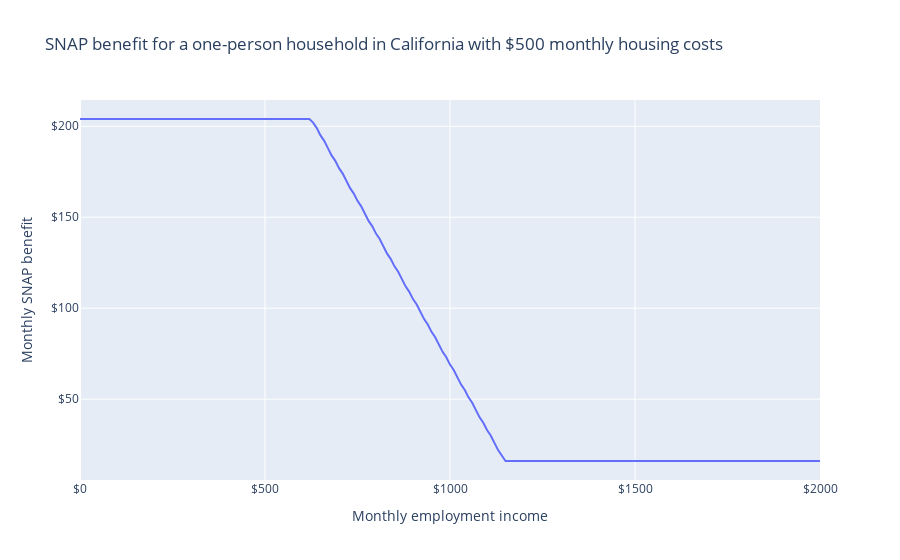

Notebook source saved alongside this figure:
### Markdown cell above
What if their earnings change? They receive the maximum benefit of \$2,448 per year (\$204 per month) until they reach \$7,500 in annual earnings, at which point it starts phasing out until their earnings reach about \$14,000.

### Code cell
sim.vary("employment_income", max=2000 * 12, step=120)

import plotly.express as px

LABELS = dict(
    employment_income="Monthly employment income",
    housing_cost="Monthly housing cost",
    snap="Monthly SNAP benefit",
    mtr="Marginal tax rate",
    housing_subsidy_rate="Housing subsidy rate"
)

df = pd.DataFrame(dict(
    employment_income=sim.calc("employment_income")[0],
    snap = sim.calc("snap")[0],
    mtr = -sim.deriv("snap", "employment_income")
))
df[["employment_income", "snap"]] = (df[["employment_income", "snap"]] / 12).round()

fig = px.line(df, "employment_income", "snap", labels=LABELS,
    title="SNAP benefit for a one-person household in California with $500 monthly housing costs")
fig.update_layout(xaxis_tickformat="$", yaxis_tickformat="$")
fig.show()

### Figure 1 — Plotly figure (JSON) as saved in the notebook; plotly's stock layout.template omitted (floating-point values rounded to 4 significant figures; data arrays with more than 128 entries replaced by an {"elided": "..."} marker saying what was removed)
{"data": [{"hovertemplate": "Monthly employment income=%{x}<br>Monthly SNAP benefit=%{y}<extra></extra>", "legendgroup": "", "line": {"color": "#636efa", "dash": "solid"}, "marker": {"symbol": "circle"}, "mode": "lines", "name": "", "orientation": "v", "showlegend": false, "type": "scatter", "x": {"elided": "201 int values"}, "xaxis": "x", "y": {"elided": "201 int values"}, "yaxis": "y"}], "layout": {"autosize": true, "legend": {"tracegroupgap": 0}, "title": {"text": "SNAP benefit for a one-person household in California with $500 monthly housing costs"}, "xaxis": {"anchor": "y", "autorange": true, "domain": [0, 1], "range": [0, 2000], "tickformat": "$", "title": {"text": "Monthly employment income"}, "type": "linear"}, "yaxis": {"anchor": "x", "autorange": true, "domain": [0, 1], "range": [5.556, 214.4], "tickformat": "$", "title": {"text": "Monthly SNAP benefit"}, "type": "linear"}}}
